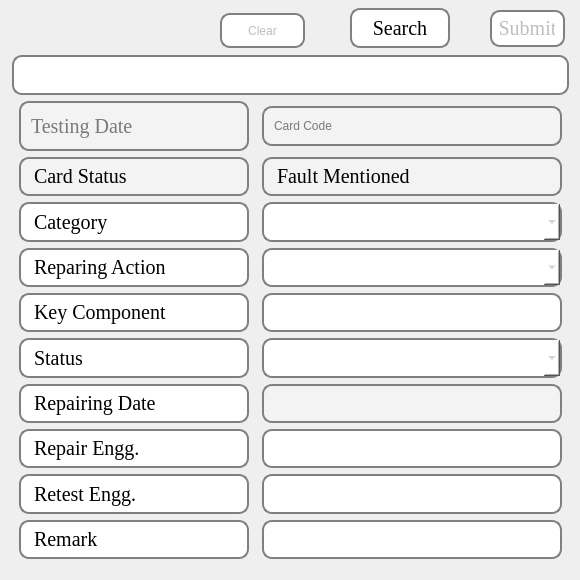
<?xml version="1.0" encoding="UTF-8"?>
<ui version="4.0">
 <class>main_ui</class>
 <widget class="QWidget" name="main_ui">
  <property name="geometry">
   <rect>
    <x>0</x>
    <y>0</y>
    <width>580</width>
    <height>580</height>
   </rect>
  </property>
  <property name="sizePolicy">
   <sizepolicy hsizetype="Preferred" vsizetype="Fixed">
    <horstretch>0</horstretch>
    <verstretch>0</verstretch>
   </sizepolicy>
  </property>
  <property name="minimumSize">
   <size>
    <width>580</width>
    <height>400</height>
   </size>
  </property>
  <property name="maximumSize">
   <size>
    <width>580</width>
    <height>600</height>
   </size>
  </property>
  <property name="windowTitle">
   <string>Form</string>
  </property>
  <widget class="QLabel" name="img_label">
   <property name="geometry">
    <rect>
     <x>20</x>
     <y>0</y>
     <width>131</width>
     <height>61</height>
    </rect>
   </property>
   <property name="text">
    <string>&lt;html&gt;&lt;head/&gt;&lt;body&gt;&lt;p&gt;&lt;img src=&quot;resource\exicom_logo.png&quot; width=&quot;120&quot; height=&quot;40&quot;/&gt;&lt;/p&gt;&lt;/body&gt;&lt;/html&gt;</string>
   </property>
  </widget>
  <widget class="QPushButton" name="submit_btn">
   <property name="enabled">
    <bool>false</bool>
   </property>
   <property name="geometry">
    <rect>
     <x>490</x>
     <y>10</y>
     <width>75</width>
     <height>37</height>
    </rect>
   </property>
   <property name="sizePolicy">
    <sizepolicy hsizetype="Maximum" vsizetype="Fixed">
     <horstretch>0</horstretch>
     <verstretch>0</verstretch>
    </sizepolicy>
   </property>
   <property name="minimumSize">
    <size>
     <width>60</width>
     <height>37</height>
    </size>
   </property>
   <property name="maximumSize">
    <size>
     <width>16777215</width>
     <height>16777215</height>
    </size>
   </property>
   <property name="font">
    <font>
     <family>Times New Roman</family>
     <pointsize>15</pointsize>
     <weight>9</weight>
     <italic>false</italic>
     <bold>false</bold>
    </font>
   </property>
   <property name="layoutDirection">
    <enum>Qt::LeftToRight</enum>
   </property>
   <property name="autoFillBackground">
    <bool>false</bool>
   </property>
   <property name="styleSheet">
    <string notr="true">background-color:rgb(255, 255, 255);
border: 2px solid gray;
border-radius: 10px;
padding: 0 8px;
selection-background-color: darkgray;
font: 75 15pt &quot;Times New Roman&quot;;</string>
   </property>
   <property name="text">
    <string>Submit</string>
   </property>
   <property name="iconSize">
    <size>
     <width>25</width>
     <height>16</height>
    </size>
   </property>
   <property name="flat">
    <bool>false</bool>
   </property>
  </widget>
  <widget class="QPushButton" name="search_btn">
   <property name="geometry">
    <rect>
     <x>350</x>
     <y>8</y>
     <width>100</width>
     <height>40</height>
    </rect>
   </property>
   <property name="minimumSize">
    <size>
     <width>100</width>
     <height>40</height>
    </size>
   </property>
   <property name="maximumSize">
    <size>
     <width>120</width>
     <height>50</height>
    </size>
   </property>
   <property name="font">
    <font>
     <family>Times New Roman</family>
     <pointsize>15</pointsize>
     <weight>9</weight>
     <italic>false</italic>
     <bold>false</bold>
    </font>
   </property>
   <property name="styleSheet">
    <string notr="true">background-color:rgb(255, 255, 255);
border: 2px solid gray;
border-radius: 10px;
padding: 0 8px;
selection-background-color: darkgray;
font: 75 15pt &quot;Times New Roman&quot;;</string>
   </property>
   <property name="text">
    <string>Search</string>
   </property>
   <property name="shortcut">
    <string>Return</string>
   </property>
   <property name="default">
    <bool>true</bool>
   </property>
   <property name="flat">
    <bool>false</bool>
   </property>
  </widget>
  <widget class="QWidget" name="layoutWidget">
   <property name="geometry">
    <rect>
     <x>10</x>
     <y>50</y>
     <width>561</width>
     <height>511</height>
    </rect>
   </property>
   <layout class="QGridLayout" name="gridLayout_2" columnminimumwidth="0">
    <property name="leftMargin">
     <number>2</number>
    </property>
    <property name="topMargin">
     <number>5</number>
    </property>
    <property name="rightMargin">
     <number>2</number>
    </property>
    <property name="bottomMargin">
     <number>2</number>
    </property>
    <item row="0" column="0">
     <widget class="QLineEdit" name="serial_entry">
      <property name="maximumSize">
       <size>
        <width>600</width>
        <height>40</height>
       </size>
      </property>
      <property name="font">
       <font>
        <family>Times New Roman</family>
        <pointsize>15</pointsize>
        <weight>9</weight>
        <italic>false</italic>
        <bold>false</bold>
       </font>
      </property>
      <property name="styleSheet">
       <string notr="true">background-color:rgb(255, 255, 255);
border: 2px solid gray;
border-radius: 10px;
padding: 0 8px;
selection-background-color: darkgray;
font: 75 15pt &quot;Times New Roman&quot;;</string>
      </property>
     </widget>
    </item>
    <item row="1" column="0">
     <layout class="QGridLayout" name="gridLayout">
      <item row="6" column="1">
       <widget class="QComboBox" name="action_combo">
        <property name="enabled">
         <bool>false</bool>
        </property>
        <property name="maximumSize">
         <size>
          <width>300</width>
          <height>50</height>
         </size>
        </property>
        <property name="font">
         <font>
          <family>Times New Roman</family>
          <pointsize>15</pointsize>
          <weight>9</weight>
          <italic>false</italic>
          <bold>false</bold>
         </font>
        </property>
        <property name="styleSheet">
         <string notr="true">background-color:rgb(255, 255, 255);
border: 2px solid gray;
border-radius: 10px;
padding: 0 8px;
selection-background-color: darkgray;
font: 75 15pt &quot;Times New Roman&quot;;</string>
        </property>
       </widget>
      </item>
      <item row="6" column="0">
       <widget class="QLabel" name="action_label">
        <property name="maximumSize">
         <size>
          <width>230</width>
          <height>100</height>
         </size>
        </property>
        <property name="font">
         <font>
          <family>Times New Roman</family>
          <pointsize>15</pointsize>
          <weight>9</weight>
          <italic>false</italic>
          <bold>false</bold>
         </font>
        </property>
        <property name="styleSheet">
         <string notr="true">background-color:rgb(255, 255, 255);
border: 2px solid gray;
border-radius: 10px;
padding: 0 8px;
selection-background-color: darkgray;
font: 75 15pt &quot;Times New Roman&quot;;</string>
        </property>
        <property name="frameShape">
         <enum>QFrame::Box</enum>
        </property>
        <property name="frameShadow">
         <enum>QFrame::Raised</enum>
        </property>
        <property name="text">
         <string>Reparing Action</string>
        </property>
        <property name="textFormat">
         <enum>Qt::PlainText</enum>
        </property>
       </widget>
      </item>
      <item row="12" column="0">
       <widget class="QLabel" name="r_date_label">
        <property name="maximumSize">
         <size>
          <width>230</width>
          <height>100</height>
         </size>
        </property>
        <property name="font">
         <font>
          <family>Times New Roman</family>
          <pointsize>15</pointsize>
          <weight>9</weight>
          <italic>false</italic>
          <bold>false</bold>
         </font>
        </property>
        <property name="styleSheet">
         <string notr="true">background-color:rgb(255, 255, 255);
border: 2px solid gray;
border-radius: 10px;
padding: 0 8px;
selection-background-color: darkgray;
font: 75 15pt &quot;Times New Roman&quot;;</string>
        </property>
        <property name="frameShape">
         <enum>QFrame::Box</enum>
        </property>
        <property name="frameShadow">
         <enum>QFrame::Raised</enum>
        </property>
        <property name="text">
         <string>Repairing Date</string>
        </property>
        <property name="textFormat">
         <enum>Qt::PlainText</enum>
        </property>
       </widget>
      </item>
      <item row="15" column="0">
       <widget class="QLabel" name="retest_engg_label">
        <property name="maximumSize">
         <size>
          <width>230</width>
          <height>100</height>
         </size>
        </property>
        <property name="sizeIncrement">
         <size>
          <width>50</width>
          <height>0</height>
         </size>
        </property>
        <property name="font">
         <font>
          <family>Times New Roman</family>
          <pointsize>15</pointsize>
          <weight>9</weight>
          <italic>false</italic>
          <bold>false</bold>
         </font>
        </property>
        <property name="styleSheet">
         <string notr="true">background-color:rgb(255, 255, 255);
border: 2px solid gray;
border-radius: 10px;
padding: 0 8px;
selection-background-color: darkgray;
font: 75 15pt &quot;Times New Roman&quot;;</string>
        </property>
        <property name="frameShape">
         <enum>QFrame::Box</enum>
        </property>
        <property name="frameShadow">
         <enum>QFrame::Raised</enum>
        </property>
        <property name="text">
         <string>Retest Engg.</string>
        </property>
       </widget>
      </item>
      <item row="15" column="1">
       <widget class="QLineEdit" name="r_test_entry">
        <property name="maximumSize">
         <size>
          <width>300</width>
          <height>50</height>
         </size>
        </property>
        <property name="font">
         <font>
          <family>Times New Roman</family>
          <pointsize>15</pointsize>
          <weight>9</weight>
          <italic>false</italic>
          <bold>false</bold>
         </font>
        </property>
        <property name="styleSheet">
         <string notr="true">background-color:rgb(255, 255, 255);
border: 2px solid gray;
border-radius: 10px;
padding: 0 8px;
selection-background-color: darkgray;
font: 75 15pt &quot;Times New Roman&quot;;</string>
        </property>
       </widget>
      </item>
      <item row="16" column="0">
       <widget class="QLabel" name="remark_label">
        <property name="maximumSize">
         <size>
          <width>230</width>
          <height>50</height>
         </size>
        </property>
        <property name="sizeIncrement">
         <size>
          <width>50</width>
          <height>0</height>
         </size>
        </property>
        <property name="font">
         <font>
          <family>Times New Roman</family>
          <pointsize>15</pointsize>
          <weight>9</weight>
          <italic>false</italic>
          <bold>false</bold>
         </font>
        </property>
        <property name="styleSheet">
         <string notr="true">background-color:rgb(255, 255, 255);
border: 2px solid gray;
border-radius: 10px;
padding: 0 8px;
selection-background-color: darkgray;
font: 75 15pt &quot;Times New Roman&quot;;</string>
        </property>
        <property name="frameShape">
         <enum>QFrame::Box</enum>
        </property>
        <property name="frameShadow">
         <enum>QFrame::Raised</enum>
        </property>
        <property name="text">
         <string>Remark</string>
        </property>
       </widget>
      </item>
      <item row="0" column="0">
       <widget class="QLineEdit" name="test_date">
        <property name="enabled">
         <bool>false</bool>
        </property>
        <property name="minimumSize">
         <size>
          <width>100</width>
          <height>50</height>
         </size>
        </property>
        <property name="maximumSize">
         <size>
          <width>230</width>
          <height>100</height>
         </size>
        </property>
        <property name="font">
         <font>
          <family>Times New Roman</family>
          <pointsize>15</pointsize>
          <weight>9</weight>
          <italic>false</italic>
          <bold>false</bold>
         </font>
        </property>
        <property name="styleSheet">
         <string notr="true">background-color:rgb(243, 243, 243);
border: 2px solid gray;
border-radius: 10px;
padding: 0 8px;
selection-background-color: darkgray;
font: 75 15pt &quot;Times New Roman&quot;;
</string>
        </property>
        <property name="placeholderText">
         <string>Testing Date</string>
        </property>
       </widget>
      </item>
      <item row="14" column="0">
       <widget class="QLabel" name="r_eng_label">
        <property name="maximumSize">
         <size>
          <width>230</width>
          <height>100</height>
         </size>
        </property>
        <property name="sizeIncrement">
         <size>
          <width>50</width>
          <height>0</height>
         </size>
        </property>
        <property name="font">
         <font>
          <family>Times New Roman</family>
          <pointsize>15</pointsize>
          <weight>9</weight>
          <italic>false</italic>
          <bold>false</bold>
         </font>
        </property>
        <property name="styleSheet">
         <string notr="true">background-color:rgb(255, 255, 255);
border: 2px solid gray;
border-radius: 10px;
padding: 0 8px;
selection-background-color: darkgray;
font: 75 15pt &quot;Times New Roman&quot;;</string>
        </property>
        <property name="frameShape">
         <enum>QFrame::Box</enum>
        </property>
        <property name="frameShadow">
         <enum>QFrame::Raised</enum>
        </property>
        <property name="text">
         <string>Repair Engg.</string>
        </property>
       </widget>
      </item>
      <item row="16" column="1">
       <widget class="QLineEdit" name="remark_entry">
        <property name="maximumSize">
         <size>
          <width>300</width>
          <height>50</height>
         </size>
        </property>
        <property name="font">
         <font>
          <family>Times New Roman</family>
          <pointsize>15</pointsize>
          <weight>9</weight>
          <italic>false</italic>
          <bold>false</bold>
         </font>
        </property>
        <property name="styleSheet">
         <string notr="true">background-color:rgb(255, 255, 255);
border: 2px solid gray;
border-radius: 10px;
padding: 0 8px;
selection-background-color: darkgray;
font: 75 15pt &quot;Times New Roman&quot;;</string>
        </property>
       </widget>
      </item>
      <item row="14" column="1">
       <widget class="QLineEdit" name="r_eng_entry">
        <property name="maximumSize">
         <size>
          <width>300</width>
          <height>50</height>
         </size>
        </property>
        <property name="font">
         <font>
          <family>Times New Roman</family>
          <pointsize>15</pointsize>
          <weight>9</weight>
          <italic>false</italic>
          <bold>false</bold>
         </font>
        </property>
        <property name="styleSheet">
         <string notr="true">background-color:rgb(255, 255, 255);
border: 2px solid gray;
border-radius: 10px;
padding: 0 8px;
selection-background-color: darkgray;
font: 75 15pt &quot;Times New Roman&quot;;</string>
        </property>
       </widget>
      </item>
      <item row="5" column="1">
       <widget class="QComboBox" name="cat_combo">
        <property name="enabled">
         <bool>false</bool>
        </property>
        <property name="maximumSize">
         <size>
          <width>300</width>
          <height>50</height>
         </size>
        </property>
        <property name="font">
         <font>
          <family>Times New Roman</family>
          <pointsize>15</pointsize>
          <weight>9</weight>
          <italic>false</italic>
          <bold>false</bold>
         </font>
        </property>
        <property name="styleSheet">
         <string notr="true">background-color:rgb(255, 255, 255);
border: 2px solid gray;
border-radius: 10px;
padding: 0 8px;
selection-background-color: darkgray;
font: 75 15pt &quot;Times New Roman&quot;;</string>
        </property>
       </widget>
      </item>
      <item row="12" column="1">
       <widget class="QLineEdit" name="r_date_entry">
        <property name="enabled">
         <bool>false</bool>
        </property>
        <property name="maximumSize">
         <size>
          <width>300</width>
          <height>50</height>
         </size>
        </property>
        <property name="font">
         <font>
          <family>Times New Roman</family>
          <pointsize>15</pointsize>
          <weight>9</weight>
          <italic>false</italic>
          <bold>false</bold>
         </font>
        </property>
        <property name="styleSheet">
         <string notr="true">background-color:rgb(243, 243, 243);
border: 2px solid gray;
border-radius: 10px;
padding: 0 8px;
selection-background-color: darkgray;
font: 75 15pt &quot;Times New Roman&quot;;</string>
        </property>
       </widget>
      </item>
      <item row="10" column="0">
       <widget class="QLabel" name="r_status_label">
        <property name="maximumSize">
         <size>
          <width>230</width>
          <height>100</height>
         </size>
        </property>
        <property name="sizeIncrement">
         <size>
          <width>50</width>
          <height>0</height>
         </size>
        </property>
        <property name="font">
         <font>
          <family>Times New Roman</family>
          <pointsize>15</pointsize>
          <weight>9</weight>
          <italic>false</italic>
          <bold>false</bold>
         </font>
        </property>
        <property name="styleSheet">
         <string notr="true">background-color:rgb(255, 255, 255);
border: 2px solid gray;
border-radius: 10px;
padding: 0 8px;
selection-background-color: darkgray;
font: 75 15pt &quot;Times New Roman&quot;;</string>
        </property>
        <property name="frameShape">
         <enum>QFrame::Box</enum>
        </property>
        <property name="frameShadow">
         <enum>QFrame::Raised</enum>
        </property>
        <property name="text">
         <string>Status</string>
        </property>
       </widget>
      </item>
      <item row="8" column="0">
       <widget class="QLabel" name="keylabel">
        <property name="maximumSize">
         <size>
          <width>230</width>
          <height>100</height>
         </size>
        </property>
        <property name="sizeIncrement">
         <size>
          <width>50</width>
          <height>0</height>
         </size>
        </property>
        <property name="font">
         <font>
          <family>Times New Roman</family>
          <pointsize>15</pointsize>
          <weight>9</weight>
          <italic>false</italic>
          <bold>false</bold>
         </font>
        </property>
        <property name="styleSheet">
         <string notr="true">background-color:rgb(255, 255, 255);
border: 2px solid gray;
border-radius: 10px;
padding: 0 8px;
selection-background-color: darkgray;
font: 75 15pt &quot;Times New Roman&quot;;</string>
        </property>
        <property name="frameShape">
         <enum>QFrame::Box</enum>
        </property>
        <property name="frameShadow">
         <enum>QFrame::Raised</enum>
        </property>
        <property name="text">
         <string>Key Component</string>
        </property>
       </widget>
      </item>
      <item row="10" column="1">
       <widget class="QComboBox" name="r_status_combo">
        <property name="enabled">
         <bool>false</bool>
        </property>
        <property name="maximumSize">
         <size>
          <width>300</width>
          <height>50</height>
         </size>
        </property>
        <property name="font">
         <font>
          <family>Times New Roman</family>
          <pointsize>15</pointsize>
          <weight>9</weight>
          <italic>false</italic>
          <bold>false</bold>
         </font>
        </property>
        <property name="focusPolicy">
         <enum>Qt::ClickFocus</enum>
        </property>
        <property name="styleSheet">
         <string notr="true">background-color:rgb(255, 255, 255);
border: 2px solid gray;
border-radius: 10px;
padding: 0 8px;
selection-background-color: darkgray;
font: 75 15pt &quot;Times New Roman&quot;;</string>
        </property>
       </widget>
      </item>
      <item row="8" column="1">
       <widget class="QLineEdit" name="key_entry">
        <property name="enabled">
         <bool>false</bool>
        </property>
        <property name="maximumSize">
         <size>
          <width>300</width>
          <height>50</height>
         </size>
        </property>
        <property name="font">
         <font>
          <family>Times New Roman</family>
          <pointsize>15</pointsize>
          <weight>9</weight>
          <italic>false</italic>
          <bold>false</bold>
         </font>
        </property>
        <property name="styleSheet">
         <string notr="true">background-color:rgb(255, 255, 255);
border: 2px solid gray;
border-radius: 10px;
padding: 0 8px;
selection-background-color: darkgray;
font: 75 15pt &quot;Times New Roman&quot;;</string>
        </property>
       </widget>
      </item>
      <item row="5" column="0">
       <widget class="QLabel" name="cat_label">
        <property name="maximumSize">
         <size>
          <width>230</width>
          <height>100</height>
         </size>
        </property>
        <property name="font">
         <font>
          <family>Times New Roman</family>
          <pointsize>15</pointsize>
          <weight>9</weight>
          <italic>false</italic>
          <bold>false</bold>
         </font>
        </property>
        <property name="styleSheet">
         <string notr="true">background-color:rgb(255, 255, 255);
border: 2px solid gray;
border-radius: 10px;
padding: 0 8px;
selection-background-color: darkgray;
font: 75 15pt &quot;Times New Roman&quot;;</string>
        </property>
        <property name="frameShape">
         <enum>QFrame::Box</enum>
        </property>
        <property name="frameShadow">
         <enum>QFrame::Raised</enum>
        </property>
        <property name="text">
         <string>Category</string>
        </property>
        <property name="textFormat">
         <enum>Qt::PlainText</enum>
        </property>
       </widget>
      </item>
      <item row="2" column="0">
       <widget class="QLabel" name="test_status">
        <property name="maximumSize">
         <size>
          <width>230</width>
          <height>100</height>
         </size>
        </property>
        <property name="font">
         <font>
          <family>Times New Roman</family>
          <pointsize>15</pointsize>
          <weight>9</weight>
          <italic>false</italic>
          <bold>false</bold>
         </font>
        </property>
        <property name="styleSheet">
         <string notr="true">background-color:rgb(243, 243, 243);
border: 2px solid gray;
border-radius: 10px;
padding: 0 8px;
selection-background-color: darkgray;
font: 75 15pt &quot;Times New Roman&quot;;
</string>
        </property>
        <property name="frameShape">
         <enum>QFrame::Box</enum>
        </property>
        <property name="frameShadow">
         <enum>QFrame::Raised</enum>
        </property>
        <property name="text">
         <string>Card Status</string>
        </property>
        <property name="textFormat">
         <enum>Qt::PlainText</enum>
        </property>
       </widget>
      </item>
      <item row="2" column="1">
       <widget class="QLabel" name="test_ate_fault">
        <property name="maximumSize">
         <size>
          <width>300</width>
          <height>100</height>
         </size>
        </property>
        <property name="font">
         <font>
          <family>Times New Roman</family>
          <pointsize>15</pointsize>
          <weight>9</weight>
          <italic>false</italic>
          <bold>false</bold>
         </font>
        </property>
        <property name="styleSheet">
         <string notr="true">background-color:rgb(243, 243, 243);
border: 2px solid gray;
border-radius: 10px;
padding: 0 8px;
selection-background-color: darkgray;
font: 75 15pt &quot;Times New Roman&quot;;
</string>
        </property>
        <property name="frameShape">
         <enum>QFrame::Box</enum>
        </property>
        <property name="frameShadow">
         <enum>QFrame::Raised</enum>
        </property>
        <property name="text">
         <string>Fault Mentioned</string>
        </property>
        <property name="textFormat">
         <enum>Qt::PlainText</enum>
        </property>
       </widget>
      </item>
      <item row="0" column="1">
       <widget class="QLineEdit" name="test_code">
        <property name="minimumSize">
         <size>
          <width>300</width>
          <height>40</height>
         </size>
        </property>
        <property name="maximumSize">
         <size>
          <width>300</width>
          <height>40</height>
         </size>
        </property>
        <property name="styleSheet">
         <string notr="true">background-color:rgb(243, 243, 243);
border: 2px solid gray;
border-radius: 10px;
padding: 0 8px;
selection-background-color: darkgray;
font: 75 15pt &quot;Times New Roman&quot;;
</string>
        </property>
        <property name="placeholderText">
         <string>Card Code</string>
        </property>
       </widget>
      </item>
     </layout>
    </item>
   </layout>
  </widget>
  <widget class="QPushButton" name="clr_btn">
   <property name="enabled">
    <bool>false</bool>
   </property>
   <property name="geometry">
    <rect>
     <x>220</x>
     <y>13</y>
     <width>85</width>
     <height>35</height>
    </rect>
   </property>
   <property name="styleSheet">
    <string notr="true">background-color:rgb(255, 255, 255);
border: 2px solid gray;
border-radius: 10px;
padding: 0 8px;
selection-background-color: darkgray;
font: 75 15pt &quot;Times New Roman&quot;;</string>
   </property>
   <property name="text">
    <string>Clear</string>
   </property>
  </widget>
 </widget>
 <resources/>
 <connections>
  <connection>
   <sender>clr_btn</sender>
   <signal>clicked()</signal>
   <receiver>serial_entry</receiver>
   <slot>clear()</slot>
   <hints>
    <hint type="sourcelabel">
     <x>262</x>
     <y>30</y>
    </hint>
    <hint type="destinationlabel">
     <x>290</x>
     <y>74</y>
    </hint>
   </hints>
  </connection>
  <connection>
   <sender>clr_btn</sender>
   <signal>clicked()</signal>
   <receiver>test_date</receiver>
   <slot>clear()</slot>
   <hints>
    <hint type="sourcelabel">
     <x>262</x>
     <y>30</y>
    </hint>
    <hint type="destinationlabel">
     <x>133</x>
     <y>126</y>
    </hint>
   </hints>
  </connection>
  <connection>
   <sender>clr_btn</sender>
   <signal>clicked()</signal>
   <receiver>test_code</receiver>
   <slot>clear()</slot>
   <hints>
    <hint type="sourcelabel">
     <x>262</x>
     <y>30</y>
    </hint>
    <hint type="destinationlabel">
     <x>410</x>
     <y>126</y>
    </hint>
   </hints>
  </connection>
  <connection>
   <sender>clr_btn</sender>
   <signal>clicked()</signal>
   <receiver>test_status</receiver>
   <slot>clear()</slot>
   <hints>
    <hint type="sourcelabel">
     <x>262</x>
     <y>30</y>
    </hint>
    <hint type="destinationlabel">
     <x>133</x>
     <y>177</y>
    </hint>
   </hints>
  </connection>
  <connection>
   <sender>clr_btn</sender>
   <signal>clicked()</signal>
   <receiver>test_ate_fault</receiver>
   <slot>clear()</slot>
   <hints>
    <hint type="sourcelabel">
     <x>262</x>
     <y>30</y>
    </hint>
    <hint type="destinationlabel">
     <x>410</x>
     <y>177</y>
    </hint>
   </hints>
  </connection>
 </connections>
</ui>
